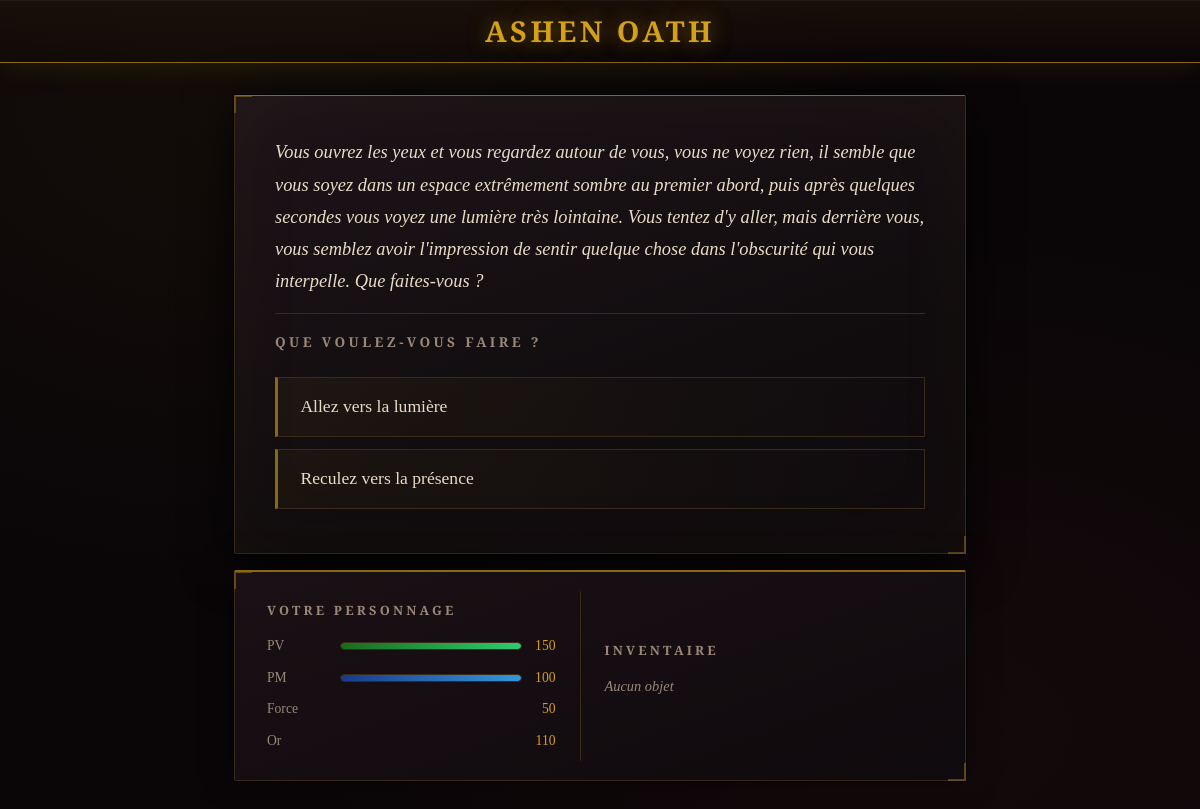
Page /index.php?id=1 on the committed database.
### tables this page shows
CREATE TABLE `Histoire` (
  `id_histoire` int(11) NOT NULL,
  `texte` text DEFAULT NULL,
  PRIMARY KEY (`id_histoire`)
);

CREATE TABLE `Choix` (
  `id_histoire` int(11) NOT NULL,
  `id_histoire_1` int(11) NOT NULL,
  `choix_possible` varchar(150) DEFAULT NULL,
  PRIMARY KEY (`id_histoire`,`id_histoire_1`),
  KEY `id_histoire_1` (`id_histoire_1`),
  CONSTRAINT `Choix_ibfk_1` FOREIGN KEY (`id_histoire`) REFERENCES `Histoire` (`id_histoire`),
  CONSTRAINT `Choix_ibfk_2` FOREIGN KEY (`id_histoire_1`) REFERENCES `Histoire` (`id_histoire`)
);

CREATE TABLE `Personnage` (
  `id_perso` int(11) NOT NULL AUTO_INCREMENT,
  `pv` int(11) DEFAULT NULL,
  `pm` int(11) DEFAULT NULL,
  `force` int(11) DEFAULT NULL,
  `or_` int(11) DEFAULT NULL,
  `cle` tinyint(1) DEFAULT NULL,
  PRIMARY KEY (`id_perso`)
);

### src/index.php (called while the page is built, shortened)
<?php
$db="charrier";
$dbhost="charrier.slam.lab";
$dbport=3306;
$dbuser="charrier";
$dbpasswd="QiDjr9mq5PEF";
$pdo = new PDO("mysql:host=$dbhost;port=$dbport;dbname=$db", $dbuser, $dbpasswd);
$pdo->exec("SET NAMES utf8");
include("Controleur/ControleurHistoire.php");
$controleur = new ControleurHistoire($pdo);
$controleur->afficher();
?>

### src/Modele/ModeleHistoire.php (called while the page is built, shortened)
<?php
class ModeleHistoire {
    private $pdo;
        public function __construct($pdo){
            $this->pdo = $pdo;
        }
        public function getHistoire($id){
            $req = "SELECT * FROM Histoire WHERE id_histoire = :id";
            $reqHistoire = $this->pdo->prepare($req);
            $reqHistoire->bindValue(':id', $id, PDO::PARAM_INT);
            $reqHistoire->execute();
            return $reqHistoire->fetch(PDO::FETCH_ASSOC);
        }
        public function getChoix($id){
            $req = "SELECT * FROM Choix WHERE id_histoire = :id";
            $reqChoix = $this->pdo->prepare($req);
            $reqChoix->bindValue(':id', $id, PDO::PARAM_INT);
            $reqChoix->execute();
            return $reqChoix->fetchAll(PDO::FETCH_ASSOC);
        }
        public function getPersonnage($id_perso) {
            $req = "SELECT * FROM Personnage WHERE Id_perso = :id";
            $stmt = $this->pdo->prepare($req);
            $stmt->bindValue(':id', $id_perso, PDO::PARAM_INT);
            $stmt->execute();
            return $stmt->fetch(PDO::FETCH_ASSOC);
        }
}
?>

### src/Vue/vueHistoire.php (the view, shortened to what this page needs)
<?php
class VueHistoire {
    public function menu($classe = 'jeu') {
        echo '<!DOCTYPE html>';
        echo '<html lang="fr">';
        echo '<head>';
        echo '<link rel="stylesheet" href="style/style.css">';
        echo '</head>';
        echo '<body class="'.$classe.'">';
        echo '<h1>Ashen Oath</h1>';
    }
    public function jouer($histoire, $choix, $personnage, $inventaire) {
        echo '<div class="page-jeu">';
            echo '<div class="panneau-histoire">';
                echo '<p class="texte-histoire">' . $histoire["texte"] . '</p>';
                echo '<h2>Que voulez-vous faire ?</h2>';
                if (empty($choix)) {
                    echo '<p><a href="index.php" class="btnReset">Recommencer</a></p>';
                } else {
                    foreach ($choix as $unChoix) {
                        echo '<p>';
                            echo '<a href="index.php?id=' . $unChoix["id_histoire_1"] . '">';
                                echo $unChoix["choix_possible"];
                            echo '</a>';
                        echo '</p>';
                    }
                }
            echo '</div>';
            $this->panneauStats($personnage, $inventaire);
        echo '</div>';
        echo '</body></html>';
    }
    private function panneauStats($personnage, $inventaire, $pvMax = 100) {
        if ($pvMax > 0) {
            $pctPv = ($personnage['pv'] / $pvMax) * 100;
        } else {
            $pctPv = 0;
        }
        if ($pctPv < 0) {
            $pctPv = 0;
        } else if ($pctPv > 100) {
            $pctPv = 100;
        }
        echo '<div class="panneau-stats">';
            echo '<div class="stats-perso">';
                echo '<h2>Votre personnage</h2>';
                echo '<div class="stat-ligne">';
                    echo '<span class="stat-label"> PV</span>';
                    echo '<div class="barre-vie-stat">';
                        echo '<div class="vie-stat" style="width:'.$pctPv.'%"></div>';
                    echo '</div>';
                    echo '<span class="stat-valeur">'.$personnage['pv'].'</span>';
                echo '</div>';
                echo '<div class="stat-ligne">';
                    echo '<span class="stat-label">PM</span>';
                    echo '<div class="barre-mana-stat">';
                        echo '<div class="mana-stat" style="width:'.$personnage['pm'].'%"></div>';
                    echo '</div>';
                    echo '<span class="stat-valeur">'.$personnage['pm'].'</span>';
                echo '</div>';
                echo '<div class="stat-ligne">';
                    echo '<span class="stat-label"> Force</span>';
                    echo '<span class="stat-valeur">'.$personnage['force'].'</span>';
                echo '</div>';
                echo '<div class="stat-ligne">';
                    echo '<span class="stat-label"> Or</span>';
                    echo '<span class="stat-valeur">'.$personnage['or_'].'</span>';
                echo '</div>';
            echo '</div>';
            echo '<div class="inventaire">';
                echo '<h2>Inventaire</h2>';
                if (empty($inventaire)) {
                    echo '<p class="inventaire-vide">Aucun objet</p>';
                }
            echo '</div>';
        echo '</div>';
    }
}
?>

### src/Controleur/ControleurHistoire.php (shortened to what this page needs)
<?php
include("Modele/ModeleHistoire.php");
include("Vue/vueHistoire.php");
class ControleurHistoire {
    private $modele;
    private $vue;
    public function __construct($pdo){
        $this->modele = new ModeleHistoire($pdo);
        $this->vue = new VueHistoire();
    }
    public function afficher() {
        $id = 0;
        if (isset($_GET['id'])) {
            $id = (int)$_GET['id'];
        }
        if ($id !== 0 && $id !== 99) {
            if ($id === 1) {
                $this->modele->resetOr($_SESSION['idPerso'], 150);
                $this->modele->resetInventaire($_SESSION['idPerso']);
            }
        }
        if ($id === 0)
        {
            $this->vue->menu('accueil');
            $this->vue->accueil();
            unset($_SESSION['idPerso']);
        }
        else if ($id === 99)
        {
            $this->vue->menu('jeu');
            $this->vue->regles();
        }
        else
        {
            $histoire = $this->modele->getHistoire($id);
            $choix    = $this->modele->getChoix($id);
            $personnage = $this->modele->getPersonnage($_SESSION['idPerso']);
            $inventaire = $this->modele->getInventaire($_SESSION['idPerso']);
            if (isset($_SESSION['combat']) && $_SESSION['combat']['id_histoire'] == $id) {
                $this->vue->menu('jeu');
                $this->vue->combat($_SESSION['combat'], $personnage, $inventaire);
            }
            else
            {
                $this->vue->menu('jeu');
                $this->vue->jouer($histoire, $choix,$personnage, $inventaire);
            }
        }
    }
    private function appliquerRecompenseOr($id) {
        $recompenses = [
            13101 => 20,
            131011 => 10,
            131012 => 10,
        ];
        if (!isset($recompenses[$id])) {
            return '';
        }
        $this->modele->addOr($_SESSION['idPerso'], $recompenses[$id]);
        return 'Vous recevez ' . $recompenses[$id] . ' or.';
    }
    public function estUnCombat($id) {
        $id_combat = [1310210,121022001,1210220001];
        return in_array($id, $id_combat);
    }
}
?>

### rows in the picture
histoire: texte "Vous ouvrez les yeux et vous regardez autour de vous, vous ne voyez rien, il semble que vous soyez dans un espace extrêmement sombre au premier abord, puis après quelques secondes vous voyez une lumière très lointaine. Vous tentez d'y aller, mais derrière vous, vous semblez avoir l'impression de sentir quelque chose dans l'obscurité qui vous interpelle. Que faites-vous ?"
choix: choix_possible "Allez vers la lumière"
choix: choix_possible "Reculez vers la présence"
personnage: pv "150", pm "100", force "50", or_ "110"
